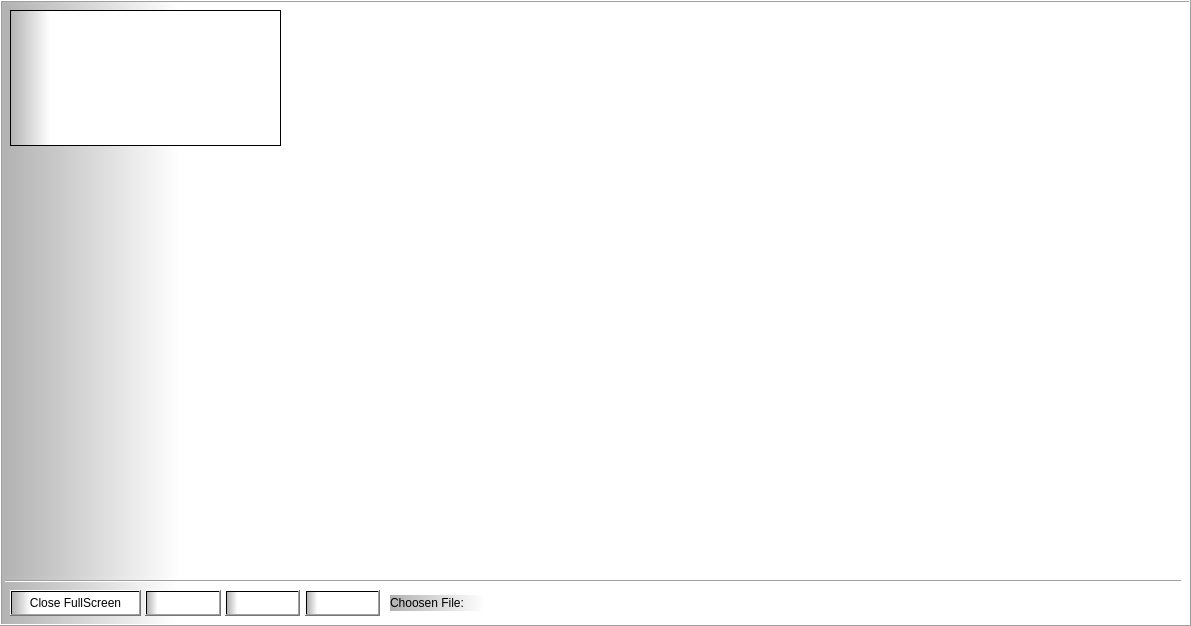
   <widget class="QFrame" name="frame_7">
    <property name="geometry">
     <rect>
      <x>670</x>
      <y>690</y>
      <width>1191</width>
      <height>626</height>
     </rect>
    </property>
    <property name="styleSheet">
     <string notr="true">background-color: qlineargradient(spread:pad, x1:0, y1:0, x2:1, y2:0, stop:0 rgba(178, 178, 178, 255), stop:0.147727 rgba(255, 255, 255, 255));</string>
    </property>
    <property name="frameShape">
     <enum>QFrame::Box</enum>
    </property>
    <property name="frameShadow">
     <enum>QFrame::Raised</enum>
    </property>
    <widget class="QLabel" name="label_12">
     <property name="geometry">
      <rect>
       <x>5</x>
       <y>5</y>
       <width>1181</width>
       <height>571</height>
      </rect>
     </property>
     <property name="text">
      <string/>
     </property>
     <property name="scaledContents">
      <bool>true</bool>
     </property>
    </widget>
    <widget class="QPushButton" name="pushButton_48">
     <property name="geometry">
      <rect>
       <x>10</x>
       <y>590</y>
       <width>131</width>
       <height>26</height>
      </rect>
     </property>
     <property name="text">
      <string>Close FullScreen</string>
     </property>
    </widget>
    <widget class="QPushButton" name="pushButton_54">
     <property name="geometry">
      <rect>
       <x>225</x>
       <y>590</y>
       <width>75</width>
       <height>26</height>
      </rect>
     </property>
     <property name="text">
      <string/>
     </property>
     <property name="icon">
      <iconset>
       <normaloff>elements/icons/textnote.png</normaloff>elements/icons/textnote.png</iconset>
     </property>
     <property name="iconSize">
      <size>
       <width>18</width>
       <height>18</height>
      </size>
     </property>
    </widget>
    <widget class="Line" name="line_4">
     <property name="geometry">
      <rect>
       <x>5</x>
       <y>580</y>
       <width>1176</width>
       <height>2</height>
      </rect>
     </property>
     <property name="orientation">
      <enum>Qt::Horizontal</enum>
     </property>
    </widget>
    <widget class="QLabel" name="label_13">
     <property name="geometry">
      <rect>
       <x>390</x>
       <y>595</y>
       <width>636</width>
       <height>16</height>
      </rect>
     </property>
     <property name="text">
      <string>Choosen File:</string>
     </property>
    </widget>
    <widget class="QPushButton" name="pushButton_56">
     <property name="geometry">
      <rect>
       <x>145</x>
       <y>590</y>
       <width>76</width>
       <height>26</height>
      </rect>
     </property>
     <property name="text">
      <string/>
     </property>
     <property name="icon">
      <iconset>
       <normaloff>elements/icons/delete_FILL0_wght400_GRAD0_opsz48.png</normaloff>elements/icons/delete_FILL0_wght400_GRAD0_opsz48.png</iconset>
     </property>
     <property name="iconSize">
      <size>
       <width>20</width>
       <height>20</height>
      </size>
     </property>
    </widget>
    <widget class="QListWidget" name="listWidget_3">
     <property name="geometry">
      <rect>
       <x>10</x>
       <y>10</y>
       <width>271</width>
       <height>136</height>
      </rect>
     </property>
    </widget>
    <widget class="QPushButton" name="pushButton_55">
     <property name="geometry">
      <rect>
       <x>305</x>
       <y>590</y>
       <width>75</width>
       <height>26</height>
      </rect>
     </property>
     <property name="text">
      <string/>
     </property>
     <property name="icon">
      <iconset>
       <normaloff>elements/icons/library_plus.png</normaloff>elements/icons/library_plus.png</iconset>
     </property>
     <property name="iconSize">
      <size>
       <width>18</width>
       <height>18</height>
      </size>
     </property>
    </widget>
   </widget>
